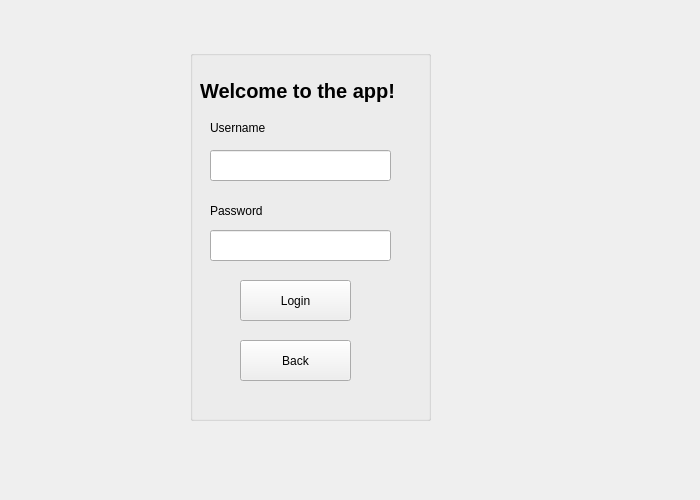
<?xml version="1.0" encoding="UTF-8"?>
<ui version="4.0">
 <class>Form</class>
 <widget class="QWidget" name="Form">
  <property name="geometry">
   <rect>
    <x>0</x>
    <y>0</y>
    <width>700</width>
    <height>500</height>
   </rect>
  </property>
  <property name="windowTitle">
   <string>Form</string>
  </property>
  <property name="autoFillBackground">
   <bool>false</bool>
  </property>
  <property name="styleSheet">
   <string notr="true"/>
  </property>
  <widget class="QGroupBox" name="group_box">
   <property name="geometry">
    <rect>
     <x>190</x>
     <y>50</y>
     <width>241</width>
     <height>371</height>
    </rect>
   </property>
   <property name="title">
    <string/>
   </property>
   <widget class="QPushButton" name="login_button">
    <property name="geometry">
     <rect>
      <x>50</x>
      <y>230</y>
      <width>111</width>
      <height>41</height>
     </rect>
    </property>
    <property name="text">
     <string>Login</string>
    </property>
   </widget>
   <widget class="QLabel" name="title_label">
    <property name="geometry">
     <rect>
      <x>10</x>
      <y>10</y>
      <width>221</width>
      <height>61</height>
     </rect>
    </property>
    <property name="styleSheet">
     <string notr="true">font-size: 20px; font-weight: bold;</string>
    </property>
    <property name="text">
     <string>Welcome to the app!</string>
    </property>
   </widget>
   <widget class="QLineEdit" name="username_input">
    <property name="geometry">
     <rect>
      <x>20</x>
      <y>100</y>
      <width>181</width>
      <height>31</height>
     </rect>
    </property>
    <property name="cursor">
     <cursorShape>ArrowCursor</cursorShape>
    </property>
   </widget>
   <widget class="QLabel" name="password_label">
    <property name="geometry">
     <rect>
      <x>20</x>
      <y>150</y>
      <width>81</width>
      <height>21</height>
     </rect>
    </property>
    <property name="text">
     <string>Password</string>
    </property>
   </widget>
   <widget class="QLabel" name="username_label">
    <property name="geometry">
     <rect>
      <x>20</x>
      <y>70</y>
      <width>81</width>
      <height>16</height>
     </rect>
    </property>
    <property name="text">
     <string>Username</string>
    </property>
   </widget>
   <widget class="QLineEdit" name="password_input">
    <property name="geometry">
     <rect>
      <x>20</x>
      <y>180</y>
      <width>181</width>
      <height>31</height>
     </rect>
    </property>
   </widget>
   <widget class="QPushButton" name="back_button">
    <property name="geometry">
     <rect>
      <x>50</x>
      <y>290</y>
      <width>111</width>
      <height>41</height>
     </rect>
    </property>
    <property name="text">
     <string>Back</string>
    </property>
   </widget>
  </widget>
 </widget>
 <resources/>
 <connections/>
</ui>
